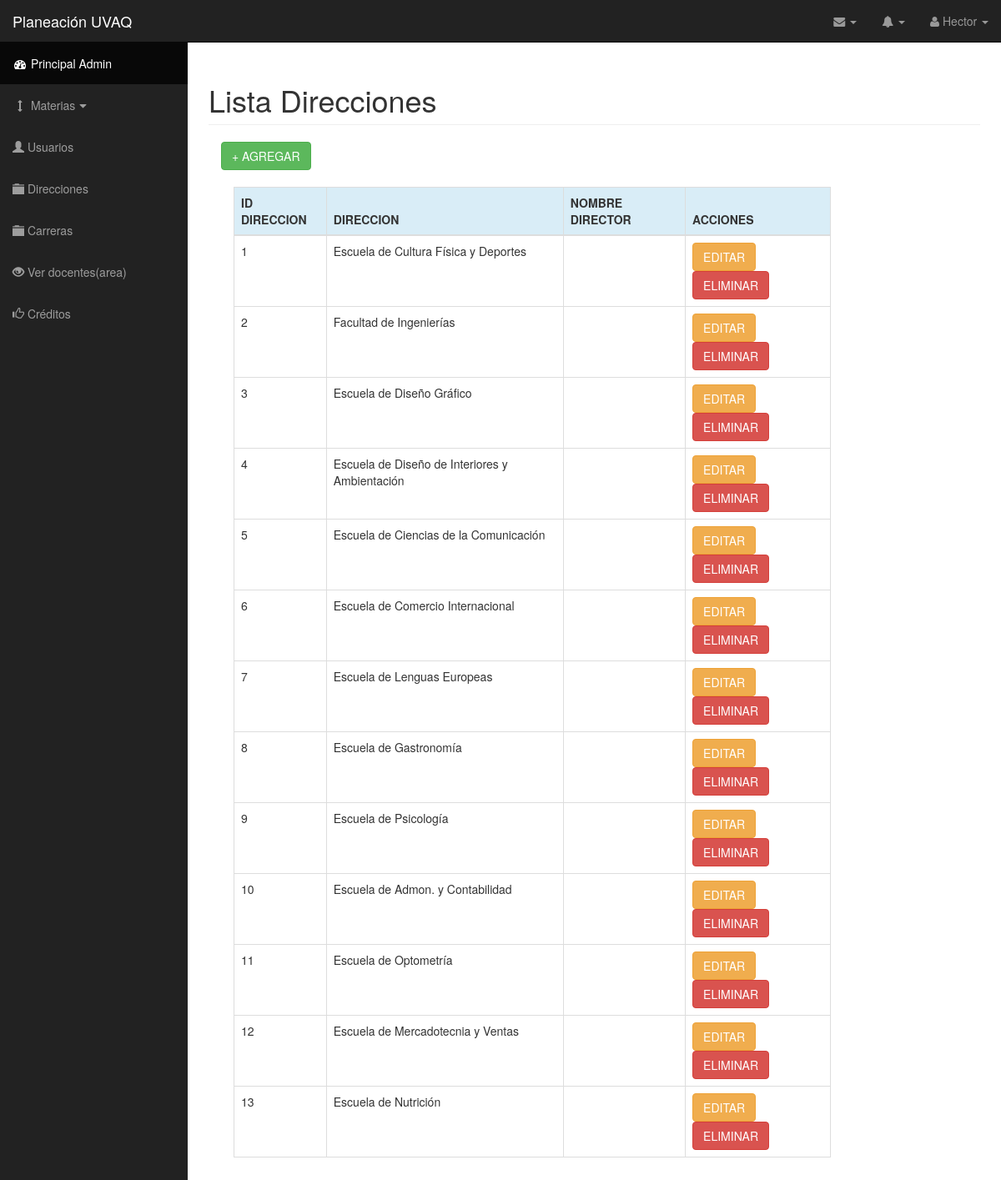
/direccionesAdmin.php (signed in), run on the app's committed database.
### tables this page shows
CREATE TABLE IF NOT EXISTS `usuarios` (
  `id_usuario` int(11) NOT NULL,
  `usuario` varchar(20) NOT NULL,
  `nombre` varchar(40) NOT NULL,
  `apellido` varchar(40) NOT NULL,
  `pass` varchar(40) NOT NULL,
  `correo` varchar(50) NOT NULL,
  `grado_academ` varchar(50) NOT NULL,
  `formacion` varchar(40) NOT NULL,
  `admin` int(1) NOT NULL,
  `director` int(11) NOT NULL,
  `id_director` int(11) NOT NULL
);

CREATE TABLE IF NOT EXISTS `direcciones` (
  `id_direccion` int(11) NOT NULL,
  `direccion` varchar(60) NOT NULL
);

### direccionesAdmin.php (the view, shortened to what this page needs)
<?php include('conect.php'); ?>
<!DOCTYPE html>
<html lang="en">
    <?php include('head.php'); ?>
    <body>
        <div id="wrapper">
            <nav class="navbar navbar-inverse navbar-fixed-top" role="navigation">
                <?php include("navbarHeader.php"); include("sidebar.php"); ?>
            </nav>
            <div id="page-wrapper">
                <div class="container-fluid table-responsive">
                    <h1 class="page-header">
                    Lista Direcciones
                    </h1>
                    <div class="col-md-12">
                        <?php
                        $sql = mysqli_query($link, "SELECT d.id_direccion, d.direccion, u.id_usuario, u.nombre, u.apellido FROM direcciones d
                                                    LEFT JOIN direccionesxdocente dxd
                                                    ON  d.id_direccion = dxd.id_direccion
                                                    LEFT JOIN usuarios u
                                                    ON dxd.id_usuario = u.id_usuario");
                        ?>
                        <a href="#agregarDir" class="btn btn-success" data-toggle="modal">+ AGREGAR</a><br><br>
                        <div class="col-lg-10 col-md-10 col-sm-12 col-xs-12">
                            <table class="table table-hover table-bordered table-responsive">
                                <thead>
                                    <tr class="info">
                                        <th>ID DIRECCION</th>
                                        <th>DIRECCION</th>
                                        <th>NOMBRE DIRECTOR</th>
                                        <th>ACCIONES</th>
                                    </tr>
                                </thead>
                                <tbody>
                                   <?php while ($row = mysqli_fetch_row($sql)) {
                                    ?>
                                    <tr>
                                        <td><?php echo $row[0]; ?></td>
                                        <td><?php echo $row[1]; ?></td>
                                        <td><?php echo $row[3] . ' ' . $row[4]; ?></td>
                                        <td><a href="editarDir.php?id_dir=<?php echo $row[0]; ?>" class="btn btn btn-warning">EDITAR</a><a href="eliminarDir.php?id_dir=<?php echo $row[0]; ?>" class="btn btn btn-danger">ELIMINAR</a></td>
                                        </tr>
                                    <?php
                                    } ?>
                                </tbody>
                            </table>
                        </div>
                    </div>
                </div>
            </div>
        </div>
    </body>
</html>

### navbarHeader.php (shortened to what this page needs)
<?php
$sql = "SELECT nombre FROM usuarios WHERE id_usuario = $_SESSION[id_usuario]";
$res= @mysql_query($sql) or die(mysql_error());
$data = mysql_fetch_assoc($res);
?>
<div class="navbar-header">
    <a class="navbar-brand" href="index.php">Planeación UVAQ</a>
</div>
<ul class="nav navbar-right top-nav">
    <li class="dropdown">
        <a href="#" class="dropdown-toggle" data-toggle="dropdown"><i class="fa fa-envelope"></i> <b class="caret"></b></a>
    </li>
    <li class="dropdown">
        <a href="#" class="dropdown-toggle" data-toggle="dropdown"><i class="fa fa-bell"></i> <b class="caret"></b></a>
    </li>
    <li class="dropdown">
        <a href="#" class="dropdown-toggle" data-toggle="dropdown"><i class="fa fa-user"></i> <?php echo $data['nombre']; ?> <b class="caret"></b></a>
    </li>
</ul>

### css/sb-admin.css (style rules this page uses)
body { margin-top: 100px; background-color: #222; }
@media (min-width:768px) { body { margin-top: 50px; } }
#wrapper { padding-left: 0; }
#page-wrapper { width: 100%; padding: 0; background-color: #fff; }
@media (min-width:768px) { #wrapper { padding-left: 225px; } }
@media (min-width:768px) { #page-wrapper { padding: 10px; } }
.top-nav { padding: 0 15px; }
.top-nav>li { display: inline-block; float: left; }
.top-nav>li>a { padding-top: 15px; padding-bottom: 15px; line-height: 20px; color: #999; }

### data on the page
usuarios: nombre "Hector"
direcciones: id_direccion "1", direccion "Escuela de Cultura Física y Deportes"
direcciones: id_direccion "2", direccion "Facultad de Ingenierías"
direcciones: id_direccion "3", direccion "Escuela de Diseño Gráfico"
direcciones: id_direccion "4", direccion "Escuela de Diseño de Interiores y Ambientación"
direcciones: id_direccion "5", direccion "Escuela de Ciencias de la Comunicación"
direcciones: id_direccion "6", direccion "Escuela de Comercio Internacional"
direcciones: id_direccion "7", direccion "Escuela de Lenguas Europeas"
direcciones: id_direccion "8", direccion "Escuela de Gastronomía"
direcciones: id_direccion "9", direccion "Escuela de Psicología"
direcciones: id_direccion "10", direccion "Escuela de Admon. y Contabilidad"
direcciones: id_direccion "11", direccion "Escuela de Optometría"
direcciones: id_direccion "12", direccion "Escuela de Mercadotecnia y Ventas"
direcciones: id_direccion "13", direccion "Escuela de Nutrición"
